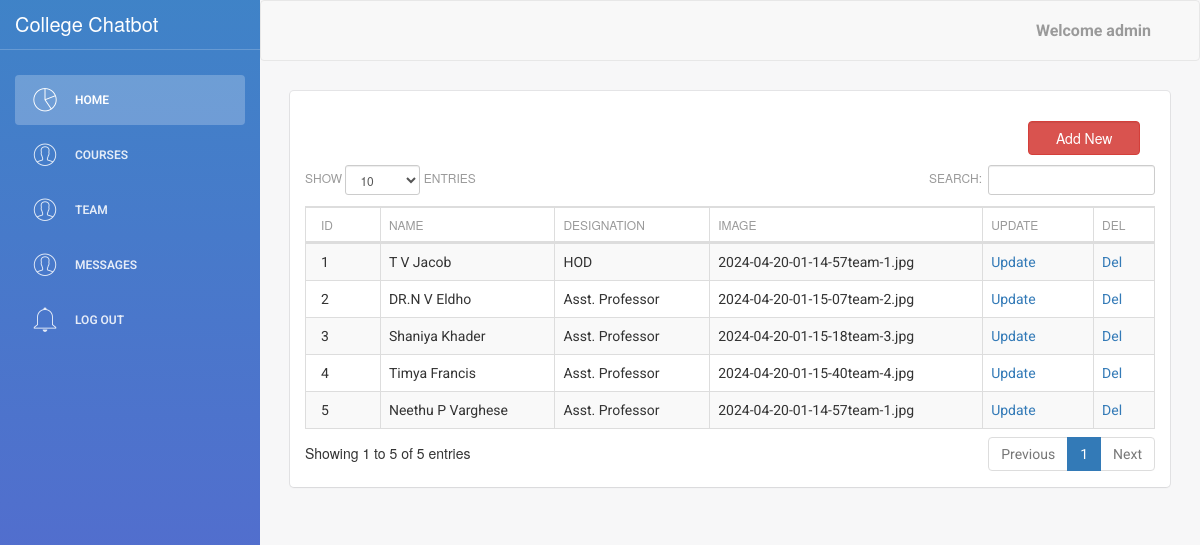
Screenshot of /admin/team/select.php (signed in) with the database file from the repository.
### tables this page shows
CREATE TABLE IF NOT EXISTS `team` (
  `id` int(11) NOT NULL AUTO_INCREMENT,
  `name` varchar(255) NOT NULL,
  `designation` varchar(255) NOT NULL,
  `image` tinytext NOT NULL,
  PRIMARY KEY (`id`)
);

### admin/team/table.php (called while the page is built, shortened)
<?php
$table="team";
?>

### admin/team/select.php (the view, shortened to what this page needs)
<?php
include("table.php");
include("../header_inner.php");
$i=0;
?>
		<link rel="stylesheet" type="text/css" href="datatables.min.css">
<div class="">
<?php
	if($_SESSION['user']=='admin')
	{
	echo "<div class='col-sm-2' style='float:right;margin-bottom:10px;'><form action='form.php' method='post'><input type='submit' name='view' value='Add New' class='form-control btn-danger'></form></div>";
	}
?>
<div class="clearfix"></div>
<table id="example" class="table table-striped table-bordered dataTable no-footer" cellspacing="0"  role="grid" aria-describedby="example_info" >
          <?php
		  include("../connection.php");
	?>
	<?php
		  $result2 = mysqli_query($con,"SHOW FIELDS FROM $table");
 echo "<thead><tr>";
while ($row2 = mysqli_fetch_array($result2))
 {
  $name=$row2['Field'];
  echo "<th>".
  str_replace('_', ' ', $name)
  ."</th>";
 $i++;
 }
 echo "
<th>Update</th>
 <th>Del</th>
 </tr></thead>";
   echo "<tbody>";
    if($_SESSION['user']=='admin')
	{
 	$result = mysqli_query($con,"SELECT * FROM $table ");
	}
	else{
		$result = mysqli_query($con,"SELECT * FROM $table where id='$_SESSION[uid]'");
	}
		while($row = mysqli_fetch_array($result))
		{
		$id=$row['0'];
		echo "<tr>";
		for($k=0;$k<$i;$k++)
		{
			if($k==60)
			{
			  $sql2 = "select *  from customer where id='$_SESSION[userid]' ";
    $result2 = mysqli_query($con, $sql2) or die("Error in Selecting " . mysqli_error($connection));
$row2 =mysqli_fetch_array($result2);
			echo "<td >  $row2[contact_person]</td>";
			}
			elseif($k==2)
			{
			echo "<td>$row[$k]</td>";
			}
			elseif($k==30)
			{
			echo "<td class='hiddentd'> $row[content] </td>";
			}
				elseif($k==50)
			{
			echo "<td > <img src='uploads/$row[$k]' width='100'></td>";
			}
			else
			{
			echo "<td >$row[$k]</td>";
			}
		}
			echo "
			<td><a href='update.php?id=$id'>Update</a></td>
			<td><a href='?del_id=$id' onclick='return rem()'>Del</a></td>
			</tr>";
		}
        ?>
        </tbody>
    </table>
    </div>

### rows the page displays
team: id "1", name "T V Jacob", designation "HOD", image "2024-04-20-01-14-57team-1.jpg"
team: id "2", name "DR.N V Eldho", designation "Asst. Professor", image "2024-04-20-01-15-07team-2.jpg"
team: id "3", name "Shaniya Khader", designation "Asst. Professor", image "2024-04-20-01-15-18team-3.jpg"
team: id "4", name "Timya Francis", designation "Asst. Professor", image "2024-04-20-01-15-40team-4.jpg"
team: id "5", name "Neethu P Varghese", designation "Asst. Professor", image "2024-04-20-01-14-57team-1.jpg"

### other values shown
$_SESSION['user'] "admin"
str_replace('_', ' ', $name) "ID"
str_replace('_', ' ', $name) "NAME"
str_replace('_', ' ', $name) "DESIGNATION"
str_replace('_', ' ', $name) "IMAGE"
